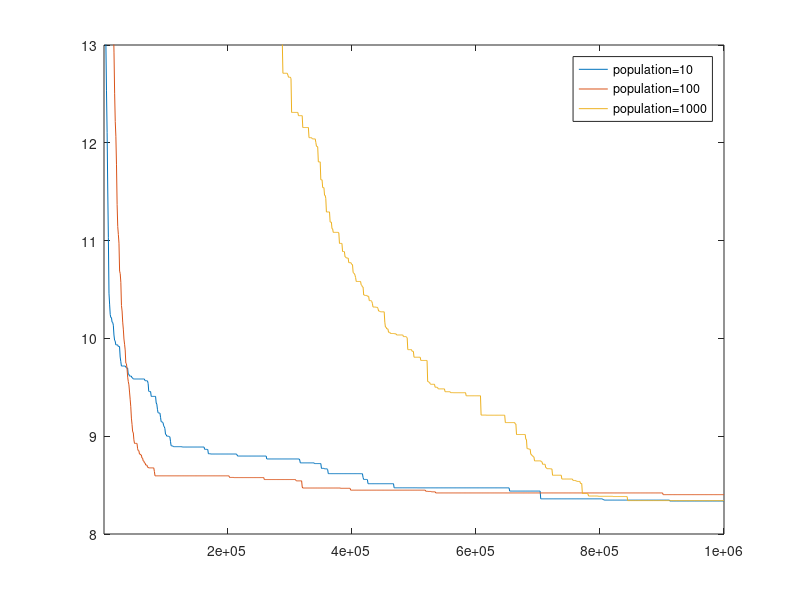

The MATLAB source for this figure:
fid = fopen('evo_p1/TSP2/GAp10i0.txt');
GAp10i0 = fscanf(fid, '%g|%d', [2 inf]);
fclose(fid);
fid = fopen('evo_p1/TSP2/GAp10i1.txt');
GAp10i1 = fscanf(fid, '%g|%d', [2 inf]);
fclose(fid);
fid = fopen('evo_p1/TSP2/GAp10i2.txt');
GAp10i2 = fscanf(fid, '%g|%d', [2 inf]);
fclose(fid);
[m,n] = size(GAp10i0);
GAp10=zeros(m,n);
for i=1:n
    GAp10(1,i)=(GAp10i0(1,i)+GAp10i1(1,i)+GAp10i2(1,i))/3;
    GAp10(2,i)= GAp10i0(2,i);
end
plot(GAp10(2,:),GAp10(1,:));
axis([2000 1000000 8 13])
hold all;
%figure(2);
fid = fopen('evo_p1/TSP2/GAp100i0.txt');
GAp100i0 = fscanf(fid, '%g|%d', [2 inf]);
fclose(fid);
fid = fopen('evo_p1/TSP2/GAp100i1.txt');
GAp100i1 = fscanf(fid, '%g|%d', [2 inf]);
fclose(fid);
fid = fopen('evo_p1/TSP2/GAp100i2.txt');
GAp100i2 = fscanf(fid, '%g|%d', [2 inf]);
fclose(fid);
[m,n] = size(GAp100i0);
GAp100=zeros(m,n);
for i=1:n
    GAp100(1,i)=(GAp100i0(1,i)+GAp100i1(1,i)+GAp100i2(1,i))/3;
    GAp100(2,i)= GAp100i0(2,i);
end
plot(GAp100(2,:),GAp100(1,:));
%figure(3);
fid = fopen('evo_p1/TSP2/GAp1000i0.txt');
GAp1000i0 = fscanf(fid, '%g|%d', [2 inf]);
fclose(fid);
fid = fopen('evo_p1/TSP2/GAp1000i1.txt');
GAp1000i1 = fscanf(fid, '%g|%d', [2 inf]);
fclose(fid);
fid = fopen('evo_p1/TSP2/GAp1000i2.txt');
GAp1000i2 = fscanf(fid, '%g|%d', [2 inf]);
fclose(fid);
[m,n] = size(GAp1000i0);
GAp1000=zeros(m,n);
for i=1:n
    GAp1000(1,i)=(GAp1000i0(1,i)+GAp1000i1(1,i)+GAp1000i2(1,i))/3;
    GAp1000(2,i)= GAp1000i0(2,i);
end
plot(GAp1000(2,:),GAp1000(1,:));
legend('population=10','population=100','population=1000');
